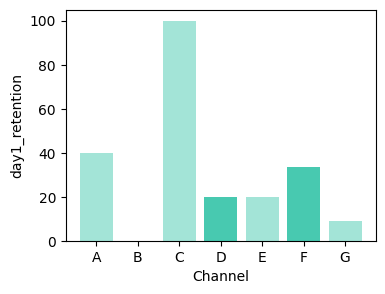

Here is the Python script that generated this plot:
import mysql.connector
import  pandas as  pd
import matplotlib.pyplot as plt

config = { 
    "user": "root", 
    "password": "-", 
    "host": "10.211.55.7", #local 
    "database": "orcl", #Database name 
    "port": "3306" #port는 최초 설치 시 입력한 값(기본값은 3306) 
} 


conn = mysql.connector.connect(**config)

# db select, insert, update, delete 작업 객체
cursor = conn.cursor()

# 실행할 select 문 구성
sql = """
select channel, sum(day1_retention)
from gagong
group by channel;

"""
           
# sql 을 실행해서 cursor (메모리) 에 담는다. 
cursor.execute(sql)

# cursor(메모리)에 담긴 결과 셋 얻어오기
resultList = cursor.fetchall()  # tuple 이 들어있는 list
df = pd.DataFrame(resultList)  # 판다스 데이터 프레임으로 변환 
df.columns = ['channel', 'day1_retention']   #  컬럼명을 만들어 줍니다. 
print(df[['channel','day1_retention']])


# 시각화 
plt.bar(df['channel'], df['day1_retention'], color=['#A3E4D7','#48C9B0'])
plt.xlabel('Channel',fontsize=10)
plt.ylabel('day1_retention',fontsize=10)
plt.xticks(fontsize=10, rotation=0)
plt.yticks(fontsize=10, rotation=0)
plt.show()
